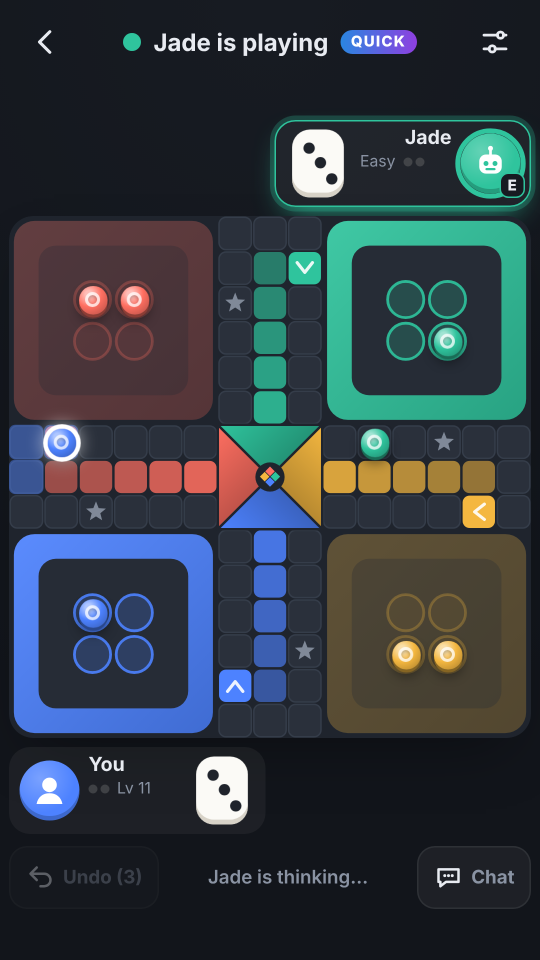
#> input picture store/raw/11-quick.png, 1080 x 1920 px (shown at 1/2 size); its folder holds 4 pictures in this run
$ python make_store_art.py
#> lines starting #> are read from the running program, lines starting #| are printed output that depends on the picture; after the words box and inside, x2 and y2 are one past the last pixel; in counts of white or black regions, pixels touching at a corner belong together
### assets/make_icon.py
"""Generates Crossfour's original launcher icons, adaptive foreground, splash images and store icons.
Art: four rounded quarter tiles in the seat colours (coral, jade, saffron, cobalt) forming a diamond,
with an ivory die in the middle, on a graphite background. Pure Pillow.
Run: python3 assets/make_icon.py
"""
import os
from PIL import Image, ImageDraw, ImageFilter

S = 1024
BG_TOP, BG_BOT = (38, 45, 58), (13, 16, 22)
SPLASH = (18, 21, 27)   # #12151B
SEATS = [(255, 111, 97), (47, 196, 157), (244, 183, 64), (77, 130, 255)]  # TL, TR, BR, BL
IVORY, PIP = (251, 250, 246), (31, 35, 43)


def lerp(a, b, t):
    return tuple(int(a[i] + (b[i] - a[i]) * t) for i in range(3))


def shade(c, f):
    return tuple(int(v + (255 - v) * f) if f >= 0 else int(v * (1 + f)) for v in c)


# [117 lines left out: functions background, petal, draw_art, rounded_mask, main, not called in this run]


# [2 lines that do not run on import are left out]

### store/make_store_art.py
"""Builds the Play Store graphics from real in-game captures in store/raw/ (made by store/capture_screens.js).
  store/screenshots/01..08.png  1080x1920 captioned screenshots
  store/feature-graphic-1024x500.png
Run from the repo root: python3 store/make_store_art.py  (needs Pillow)"""
import os, sys
from PIL import Image, ImageDraw, ImageFont, ImageFilter

HERE = os.path.dirname(os.path.abspath(__file__))
sys.path.insert(0, os.path.join(HERE, '..', 'assets'))
import make_icon  # noqa: E402

FONT_DIR = '/usr/share/fonts/truetype/sand-box/google'
SERIF = os.path.join(FONT_DIR, 'Inter/Inter-VariableFont_opsz,wght.ttf')
SANS = SERIF
INK = (240, 243, 248)
BLUE = (244, 183, 64)
MUTED = (150, 160, 178)


def font(path, size, style=None):
    f = ImageFont.truetype(path, size)
    if style:
        try:
            f.set_variation_by_name(style)
        except Exception:
            pass
    return f


CAPTIONS = [
    ('01', '11-quick', 'New: Quick Ludo', '2 tokens each. Same rules, much shorter games'),
    ('02', '12-team', 'Team Ludo, 2v2', 'Partners sit opposite and win together'),
    ('03', '9-lucky-board', 'Lucky Chaos Ludo', 'Boost, Chaos and Danger tiles, King tokens'),
    ('04', '10-lucky-mega', 'Spin the Mega Wheel', 'Fill your meter to 5/5, then pick your moment'),
    ('05', '1-dice', 'Your own dice, your corner', 'Stack your 6s: roll again, then pick chip + token'),
    ('06', '3-wheel', 'Mystery Tiles mode', '? and ! tiles spin wheels of surprise events'),
    ('07', '2-capture', 'Capture and race home', 'Bonus roll for every capture and every token home'),
    ('08', '6-win', 'Ranked results, coins and XP', 'Coins unlock cosmetic skins only'),
]


def bg(w, h):
#> called with w = 1080, h = 1920
    im = Image.new('RGB', (w, h))
#> im: PIL image 1080x1920 RGB; every value is 0
    d = ImageDraw.Draw(im)
    for y in range(h):
        d.line([(0, y), (w, y)], fill=make_icon.lerp((34, 40, 52), (12, 14, 19), (y / h) ** 0.8))
    return im.convert('RGBA')
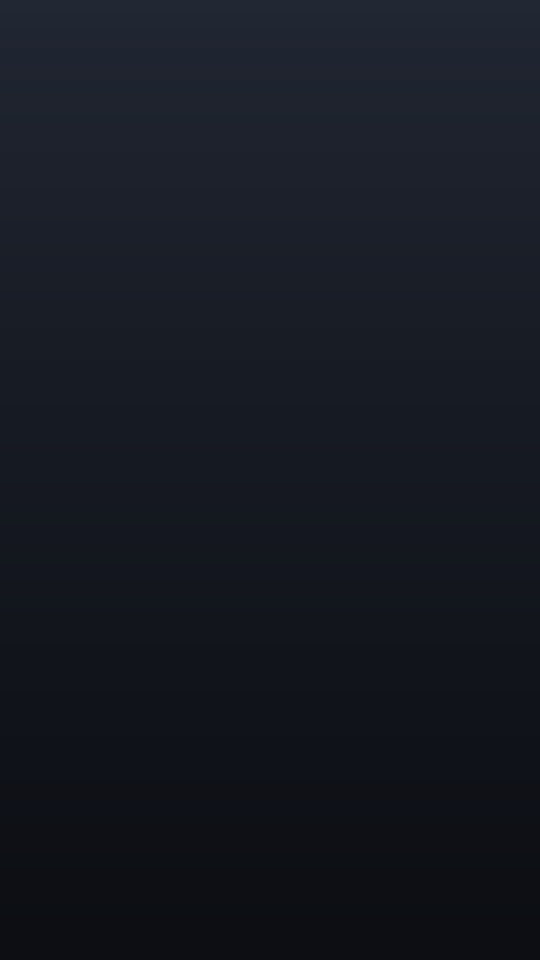
#> returned value: PIL image 1080x1920 RGBA (shown at 1/2 size); mean R, G, B, A 21.3, 25.1, 33.2, 255


def fit_font(path, text, max_w, start, style=None):
#> called with text = 'New: Quick Ludo', max_w = 970, start = 100, style = 'ExtraBold'
    size = start
    while size > 20:
        f = font(path, size, style)
        if f.getlength(text) <= max_w:
            return f
        size -= 4
    return font(path, size, style)


def rounded(im, r):
    m = Image.new('L', im.size, 0)
    ImageDraw.Draw(m).rounded_rectangle([0, 0, im.size[0] - 1, im.size[1] - 1], r, fill=255)
    out = Image.new('RGBA', im.size, (0, 0, 0, 0))
    out.paste(im, (0, 0), m)
    return out


def screenshot(num, raw, title, sub):
    W, H = 1080, 1920
    canvas = bg(W, H)
    d = ImageDraw.Draw(canvas)
    ft = fit_font(SERIF, title, W - 110, 100, 'ExtraBold')
    tw = ft.getlength(title)
    d.text(((W - tw) / 2, 70), title, font=ft, fill=INK)
    tb = d.textbbox(((W - tw) / 2, 70), title, font=ft)[3]
#> tb = 176
    d.rounded_rectangle([(W / 2 - 50, tb + 24), (W / 2 + 50, tb + 29)], 3, fill=BLUE)
    fs = fit_font(SANS, sub, W - 140, 44, 'Medium')
    sw = fs.getlength(sub)
    d.text(((W - sw) / 2, tb + 52), sub, font=fs, fill=MUTED)
    shot = Image.open(os.path.join(HERE, 'raw', raw + '.png')).convert('RGB')
#> shot is the input picture: PIL image 1080x1920 RGB; mean R, G, B 51, 59.8, 66.5
    top = tb + 52 + fs.size + 56
#> top = 320
    sh_h = H - top - 60
#> sh_h = 1540
    sh_w = int(shot.width * sh_h / shot.height)
#> sh_w = 866
    shot = shot.resize((sh_w, sh_h), Image.LANCZOS)
#> shot: PIL image 866x1540 RGB
    x = (W - sh_w) // 2
#> x = 107
    shadow = Image.new('RGBA', canvas.size, (0, 0, 0, 0))
#> shadow: PIL image 1080x1920 RGBA; every value is 0
    ImageDraw.Draw(shadow).rounded_rectangle([x - 14, top + 6, x + sh_w + 14, top + sh_h + 34], 60, fill=(0, 0, 0, 150))
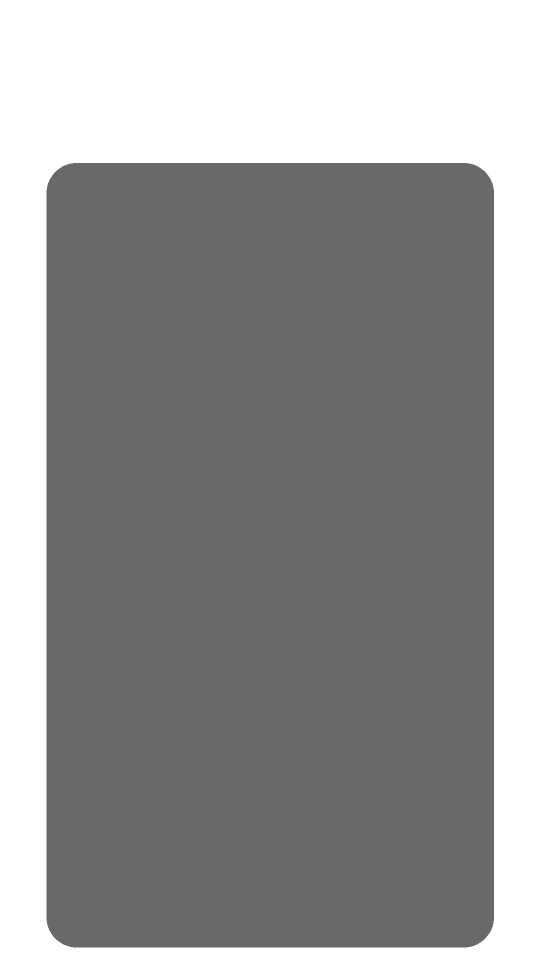
#> shadow: PIL image 1080x1920 RGBA (shown at 1/2 size); mean R, G, B, A 0, 0, 0, 101.4; transparent parts drawn white
    canvas = Image.alpha_composite(canvas, shadow.filter(ImageFilter.GaussianBlur(24)))
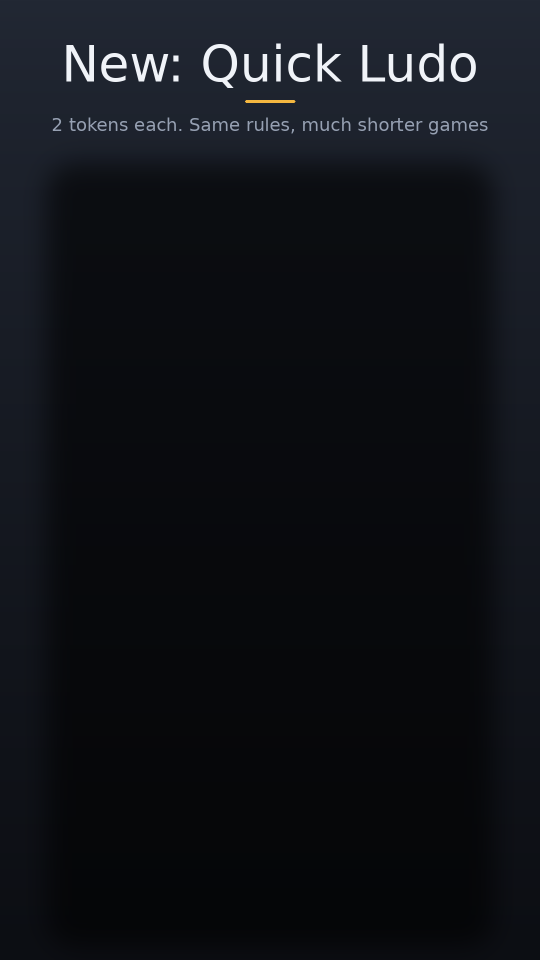
#> canvas: PIL image 1080x1920 RGBA (shown at 1/2 size); mean R, G, B, A 15.6, 18, 23, 255
    frame = Image.new('RGBA', canvas.size, (0, 0, 0, 0))
    ImageDraw.Draw(frame).rounded_rectangle([x - 14, top - 14, x + sh_w + 14, top + sh_h + 14], 58, fill=(28, 32, 40, 255), outline=(70, 78, 94, 255), width=3)
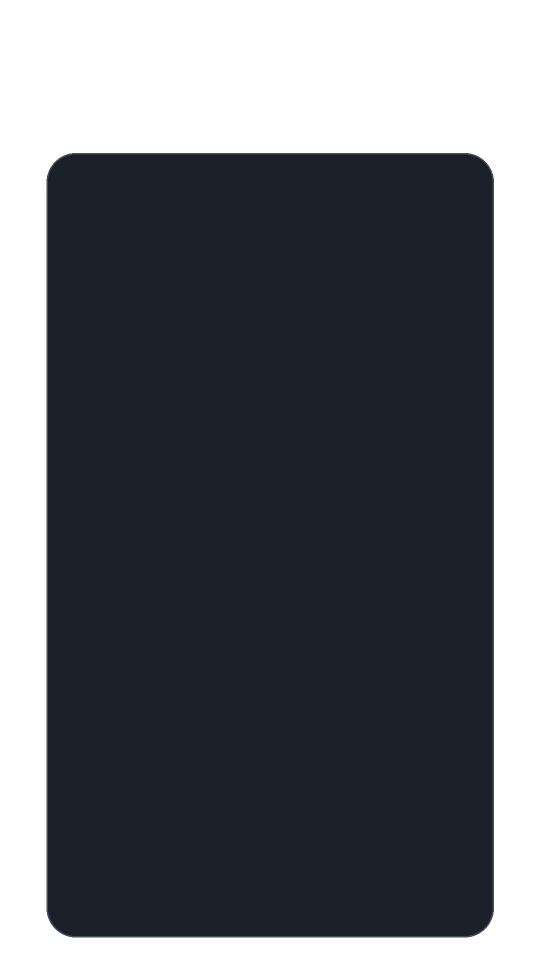
#> frame: PIL image 1080x1920 RGBA (shown at 1/2 size); mean R, G, B, A 19.2, 21.9, 27.4, 172.3; transparent parts drawn white
    canvas = Image.alpha_composite(canvas, frame)
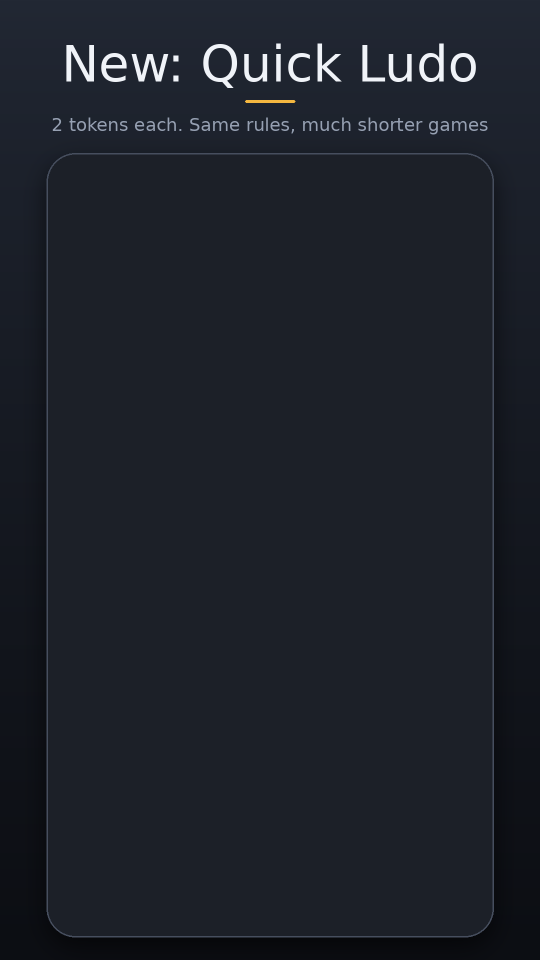
#> canvas: PIL image 1080x1920 RGBA (shown at 1/2 size); mean R, G, B, A 29, 33.1, 41.4, 255
    canvas.alpha_composite(rounded(shot, 46), (x, top))
#> in rounded, `m = Image.new('L', im.size, 0)`: m: PIL image 866x1540 L; every value is 0
#> in rounded, `ImageDraw.Draw(m).rounded_rectangle([0, 0, im.size[0] - 1, im.size[1] ..`:
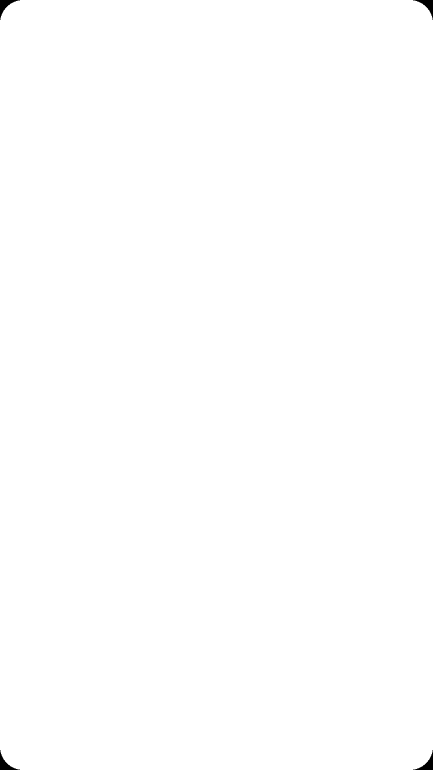
#> m: PIL image 866x1540 L (shown at 1/2 size); 99.9% white; 4 black regions, box (x1, y1, x2, y2) and area: (0, 0, 40, 40) 470, (826, 0, 866, 40) 470, (0, 1500, 40, 1540) 470, (826, 1500, 866, 1540) 470
#> in rounded, `out = Image.new('RGBA', im.size, (0, 0, 0, 0))`: out: PIL image 866x1540 RGBA; every value is 0
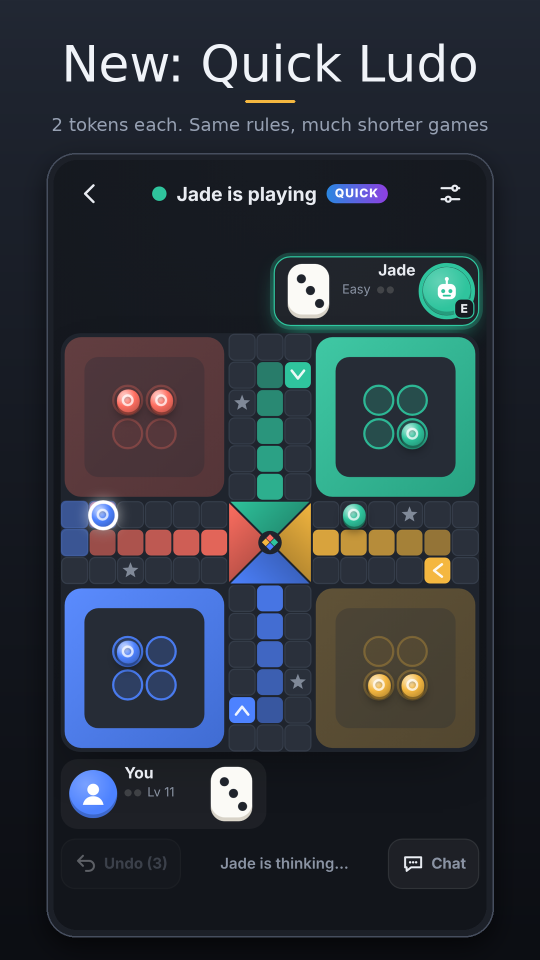
#> canvas: PIL image 1080x1920 RGBA (shown at 1/2 size); mean R, G, B, A 43.8, 51, 58.4, 255
    out = os.path.join(HERE, 'screenshots', num + '.png')
    canvas.convert('RGB').save(out, optimize=True)
    return out


def feature():
    W, H = 1024, 500
    canvas = bg(W, H)
    art = Image.new('RGBA', (1200, 1200), (0, 0, 0, 0))
    make_icon.draw_art(art, 0.86)
    art = art.resize((380, 380), Image.LANCZOS)
    canvas.alpha_composite(art, (W - 380 - 16, (H - 380) // 2))
    d = ImageDraw.Draw(canvas)
    d.text((64, 110), 'Crossfour', font=font(SERIF, 100, 'ExtraBold'), fill=INK)
    d.text((70, 248), 'OFFLINE LUDO', font=font(SANS, 36, 'Bold'), fill=BLUE)
    d.rounded_rectangle([(70, 312), (170, 318)], 3, fill=BLUE)
    d.text((70, 340), 'Quick · Team · Arrow · Friendly', font=font(SANS, 26, 'Medium'), fill=MUTED)
    d.text((70, 378), 'Lucky Chaos · pass & play · offline', font=font(SANS, 26, 'Medium'), fill=MUTED)
    out = os.path.join(HERE, 'feature-graphic-1024x500.png')
    canvas.convert('RGB').save(out, optimize=True)
    return out


if __name__ == '__main__':
    os.makedirs(os.path.join(HERE, 'screenshots'), exist_ok=True)
    for c in CAPTIONS:
#> (the run stopped early here; a loop or call above may not have finished)
